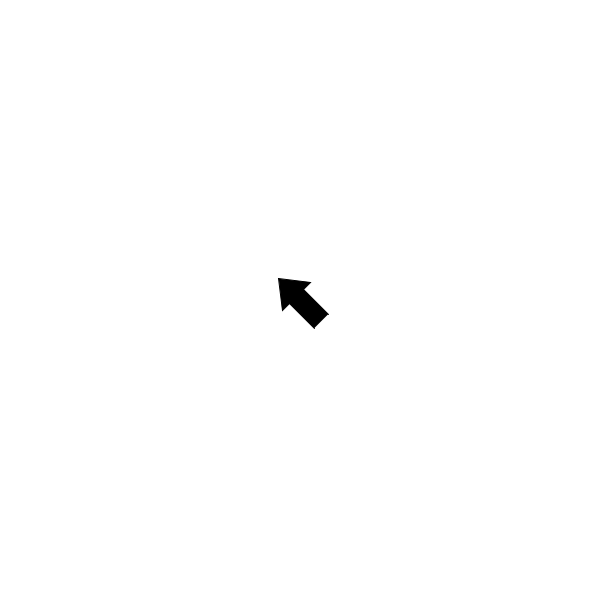
Frame 1 (no input)
Frame 60 (the mouse pressed at the canvas centre just before this capture): identical to frame 1, image omitted
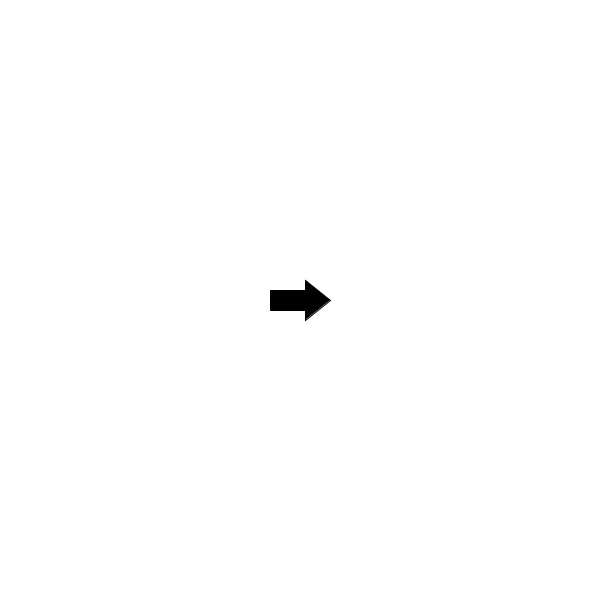
Frame 120 (the mouse held since frame 60 and released just before this capture)

The Processing sketch that drew these frames (run headless with seeded random() and noise(); from frame 60 on, the mouse is pressed at the canvas centre):

// Processing sketch: sketch_0604
// ── sketch_0604.pde
void setup() {
  size(600, 600);
  fill(0);
}

void draw() {
  background(255);
  
  float dx = mouseX - width / 2;
  float dy = mouseY - height / 2;
  float angle = atan2(dy, dx);
  
  translate(width / 2, height / 2);
  rotate(angle);
  
  beginShape();
  vertex(-30, -10);
  vertex(5, -10);
  vertex(5, -20);
  vertex(30, 0);
  vertex(5, 20);
  vertex(5, 10);
  vertex(-30, 10);
  endShape();
}
